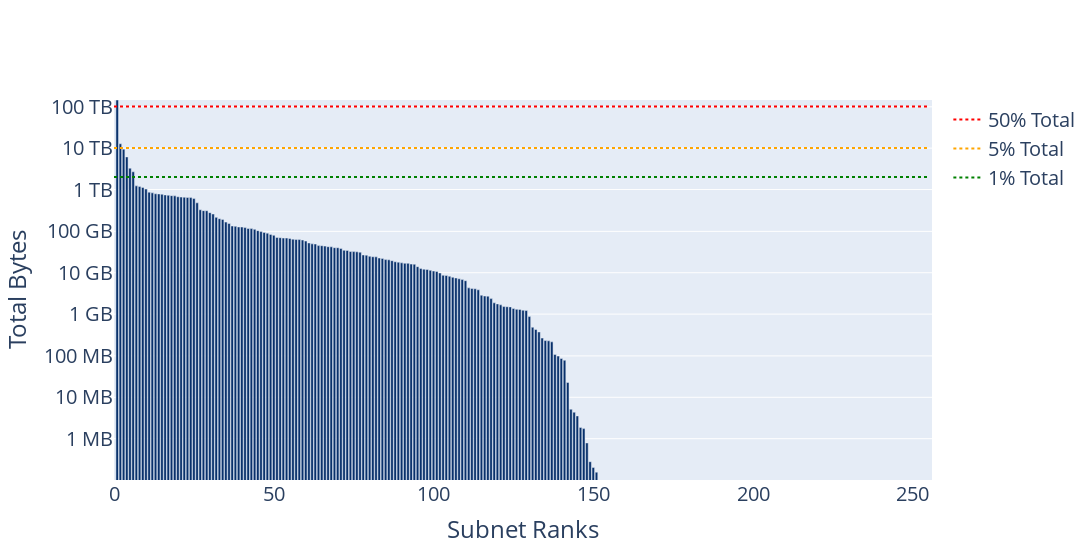

The code cell stored with this chart in its notebook:
### Code cell
import plotly.graph_objects as go
import pandas as pd
import math

numrows = 256

df_original = pd.read_csv('/Volumes/GoogleDrive/My Drive/Thesis/Plotly/subnets_outgoing_sources_goodconns.csv')

max_bytes = math.log10(df_original["TotalBytes"].max())
min_bytes = math.log10(df_original["TotalBytes"].min())

df = df_original.drop(df_original[df_original.Week != 'Sept 2021'].index)

# print(df)
totalTraffic = df["TotalBytes"].sum()

x_tics = []
for i in range(numrows): x_tics.append(i)

fiftyPerc = []
for i in range(numrows): fiftyPerc.append(0.5 * totalTraffic) 
    
fivePerc = []
for i in range(numrows): fivePerc.append(0.05 * totalTraffic)
    
onePerc = []
for i in range(numrows): onePerc.append(0.01 * totalTraffic)

fig = go.Figure()

fig.add_trace(
    go.Scatter(
        x = x_tics,
        y = fiftyPerc,
        name = "50% Total",
        line = dict(color = 'red', dash = 'dot')
    ))

fig.add_trace(
    go.Scatter(
        x = x_tics,
        y = fivePerc,
        name = "5% Total",
        line = dict(color = 'orange', dash = 'dot')
    ))

fig.add_trace(
    go.Scatter(
        x = x_tics,
        y = onePerc,
        name = "1% Total", 
        line = dict(color = 'green', dash = 'dot')
    ))

fig.add_trace(
    go.Bar(
        x = df["Rank"],
        y = df["TotalBytes"],
        showlegend = False       
    ))
fig.update_traces(marker_color = 'rgb(8,48,107)')

# x_vals = df["SourceSubnet"].tolist()

fig.update_layout(font_size=20, width=1600, xaxis_range=[0,256], yaxis_range=[min_bytes, max_bytes])
fig.update_xaxes(title = "Subnet Ranks" )
fig.update_yaxes(title="Total Bytes", type="log", 
                 tickvals=[1048576, 10485760, 104857600, 1073741824, 10737418240, 107374182400, 
                           1099511627776, 10995116277760, 109951162777600],
                 ticktext=["1 MB", "10 MB", "100 MB", "1 GB", "10 GB", "100 GB", "1 TB", "10 TB", "100 TB"])


fig.show()

### Figure 1 — Plotly figure (JSON) as saved in the notebook; plotly's stock layout.template omitted (floating-point values rounded to 4 significant figures; data arrays with more than 128 entries replaced by an {"elided": "..."} marker saying what was removed)
{"data": [{"line": {"color": "red", "dash": "dot"}, "marker": {"color": "rgb(8,48,107)"}, "name": "50% Total", "type": "scatter", "x": {"elided": "256 int values"}, "y": {"elided": "256 float values"}}, {"line": {"color": "orange", "dash": "dot"}, "marker": {"color": "rgb(8,48,107)"}, "name": "5% Total", "type": "scatter", "x": {"elided": "256 int values"}, "y": {"elided": "256 float values"}}, {"line": {"color": "green", "dash": "dot"}, "marker": {"color": "rgb(8,48,107)"}, "name": "1% Total", "type": "scatter", "x": {"elided": "256 int values"}, "y": {"elided": "256 float values"}}, {"marker": {"color": "rgb(8,48,107)"}, "showlegend": false, "type": "bar", "x": {"elided": "151 int values"}, "y": {"elided": "151 int values"}}], "layout": {"font": {"size": 20}, "width": 1600, "xaxis": {"range": [0, 256], "title": {"text": "Subnet Ranks"}}, "yaxis": {"range": [5.022, 14.21], "ticktext": ["1 MB", "10 MB", "100 MB", "1 GB", "10 GB", "100 GB", "1 TB", "10 TB", "100 TB"], "tickvals": [1048576, 10485760, 104857600, 1073741824, 10737418240, 107374182400, 1099511627776, 10995116277760, 109951162777600], "title": {"text": "Total Bytes"}, "type": "log"}}}
